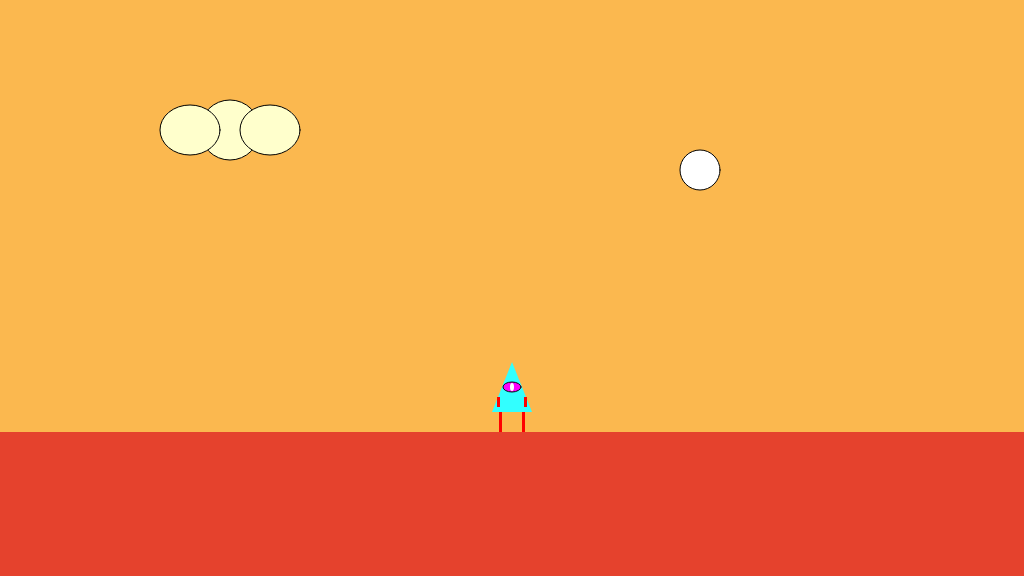
Frame 1 (no input)
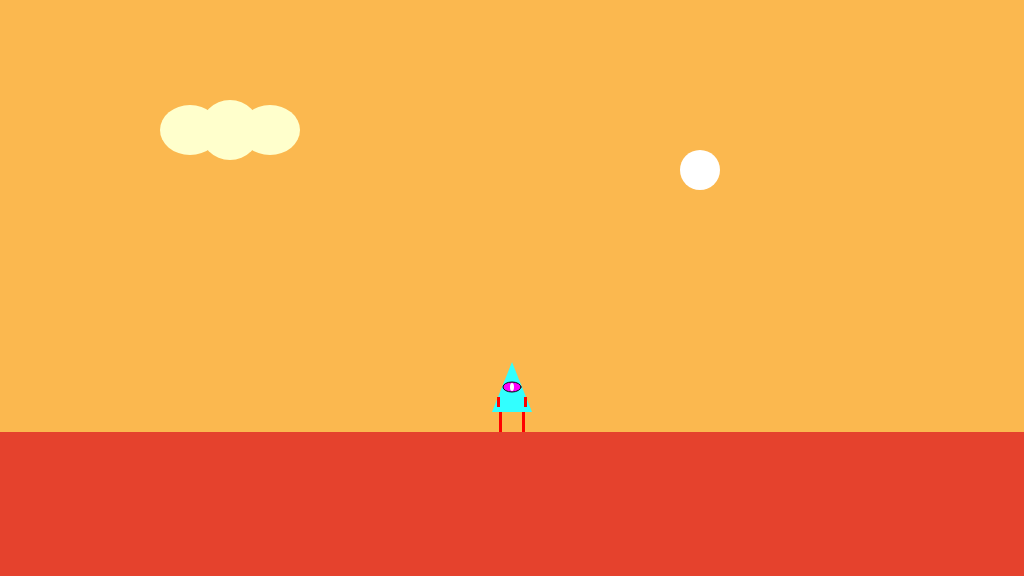
Frame 60 (no input)
Frame 120 (the mouse pressed at the canvas centre since frame 60): identical to frame 60, image omitted

The p5.js sketch that drew these frames (run headless with seeded random() and noise() and a simulated clock; from frame 60 on, the mouse is pressed at the canvas centre):

// p5.js sketch
// ── sketch.js
/*

The Game Project

Week 3

Game interaction

*/

var gameChar_x;
var gameChar_y;
var floorPos_y;
var isLeft;
var isRight;
var isFalling;
var isPlummeting;


function setup()
{
	createCanvas(1024, 576);
	floorPos_y = height * 3/4;
	gameChar_x = width/2;
	gameChar_y = floorPos_y;
	isLeft = false;
	isRight = false;
	isFalling = false;
	isPlummeting = false;
}

function draw()
{

	///////////DRAWING CODE//////////

	background(251,184,79); // fill the sky orange

	// Sun 
	fill(255);
	ellipse(700, 170, 40, 40);

	//1. a cloud in the sky
	//... add your code here
	fill(255,255,204);
	ellipse(230, 130, 60, 60);
	ellipse(270, 130, 60, 50);
	ellipse(190, 130, 60, 50);

	noStroke();
	fill(229,66,45);
	rect(0, floorPos_y, width, height - floorPos_y); //draw some green ground

	//draw the canyon


	//the game character
	if(isLeft && isFalling)
	{
		// add your jumping-left code
		// body
		fill(50, 350, 400);
		triangle(gameChar_x - 20, gameChar_y - 20, gameChar_x + 20, gameChar_y - 20, gameChar_x, gameChar_y - 70);

		// arms
		fill(350, 0, 0);
		rect(gameChar_x - 11, gameChar_y - 55, 3, 12);
		rect(gameChar_x + 7, gameChar_y - 35, 10, 3);

		
		// legs
		fill(350, 0, 0);
		rect(gameChar_x - 8, gameChar_y - 20, 3, 10);
		rect(gameChar_x - 5, gameChar_y - 13, 3, 10);
		rect(gameChar_x, gameChar_y - 20, 3, 10);
		rect(gameChar_x + 3, gameChar_y - 13, 3, 10);
		

		// eyes
		fill(350, 0, 400);
		stroke(5);
		ellipse(gameChar_x - 8, gameChar_y - 45, 6, 10);
		noStroke();
		fill(400, 300, 400);
		ellipse(gameChar_x - 9, gameChar_y - 45, 3, 8);

	}
	else if(isRight && isFalling)
	{
		// add your jumping-right code
		// body
		fill(50, 350, 400);
		triangle(gameChar_x - 20, gameChar_y - 20, gameChar_x + 20, gameChar_y - 20, gameChar_x, gameChar_y - 70);

		// arms
		fill(350, 0, 0);
		rect(gameChar_x - 17, gameChar_y - 35, 10, 3);
		rect(gameChar_x + 10, gameChar_y - 55, 3, 12);

		
		// legs
		fill(350, 0, 0);
		rect(gameChar_x - 8, gameChar_y - 20, 3, 10);
		rect(gameChar_x - 10, gameChar_y - 13, 3, 10);
		rect(gameChar_x, gameChar_y - 20, 3, 10);
		rect(gameChar_x - 3, gameChar_y - 13, 3, 10);
		

		// eyes
		fill(350, 0, 400);
		stroke(5);
		ellipse(gameChar_x + 8, gameChar_y - 45, 6, 10);
		noStroke();
		fill(400, 300, 400);
		ellipse(gameChar_x + 9, gameChar_y - 45, 3, 8);

	}
	else if(isLeft)
	{
		// add your walking left code
		gameChar_x -= 1;
		// body
		fill(50, 350, 400);
		triangle(gameChar_x - 20, gameChar_y - 20, gameChar_x + 20, gameChar_y - 20, gameChar_x, gameChar_y - 70);

		// arms
		fill(350, 0, 0);
		rect(gameChar_x + 7, gameChar_y - 35, 10, 3);

		
		// legs
		fill(350, 0, 0);
		rect(gameChar_x - 8, gameChar_y - 20, 3, 20);
		rect(gameChar_x, gameChar_y - 20, 3, 10);
		rect(gameChar_x + 3, gameChar_y - 13, 3, 10);

		// eyes
		fill(350, 0, 400);
		stroke(5);
		ellipse(gameChar_x - 8, gameChar_y - 45, 6, 10);
		noStroke();
		fill(400, 300, 400);
		ellipse(gameChar_x - 9, gameChar_y - 45, 3, 8);

	}
	else if(isRight)
	{
		// add your walking right code
		gameChar_x += 1;
		// body
		fill(50, 350, 400);
		triangle(gameChar_x - 20, gameChar_y - 20, gameChar_x + 20, gameChar_y - 20, gameChar_x, gameChar_y - 70);

		// arms
		fill(350, 0, 0);
		rect(gameChar_x - 17, gameChar_y - 35, 10, 3);

		
		// legs
		fill(350, 0, 0);
		rect(gameChar_x - 8, gameChar_y - 20, 3, 10);
		rect(gameChar_x - 10, gameChar_y - 13, 3, 10);
		rect(gameChar_x, gameChar_y - 20, 3, 20);
		

		// eyes
		fill(350, 0, 400);
		stroke(5);
		ellipse(gameChar_x + 8, gameChar_y - 45, 6, 10);
		noStroke();
		fill(400, 300, 400);
		ellipse(gameChar_x + 9, gameChar_y - 45, 3, 8);

	}
	else if(isFalling || isPlummeting)
	{
		// add your jumping facing forwards code
		// body
		fill(50, 350, 400);
		triangle(gameChar_x - 20, gameChar_y - 20, gameChar_x + 20, gameChar_y - 20, gameChar_x, gameChar_y - 70);

		// legs
		fill(350, 0, 0);
		rect(gameChar_x - 13, gameChar_y - 20, 3, 10);
		rect(gameChar_x - 14, gameChar_y - 13, 3, 10);
		rect(gameChar_x + 10, gameChar_y - 20, 3, 10);
		rect(gameChar_x + 9, gameChar_y - 13, 3, 10);

		// eyes
		fill(350, 0, 400);
		stroke(10);
		ellipse(gameChar_x, gameChar_y - 45, 18, 10);
		noStroke();
		fill(400, 300, 400);
		ellipse(gameChar_x, gameChar_y - 45, 4, 8);

		// arms
		fill(350, 0, 0);
		rect(gameChar_x - 15, gameChar_y - 45, 3, 10);
		rect(gameChar_x + 12, gameChar_y - 45, 3, 10);

	}
	else
	{
		// add your standing front facing code
		// body
		fill(50, 350, 400);
		triangle(gameChar_x - 20, gameChar_y - 20, gameChar_x + 20, gameChar_y - 20, gameChar_x, gameChar_y - 70);

		// legs
		fill(350, 0, 0);
		rect(gameChar_x - 13, gameChar_y - 20, 3, 20);
		rect(gameChar_x + 10, gameChar_y - 20, 3, 20);

		// eyes
		fill(350, 0, 400);
		stroke(10);
		ellipse(gameChar_x, gameChar_y - 45, 18, 10);
		noStroke();
		fill(400, 300, 400);
		ellipse(gameChar_x, gameChar_y - 45, 4, 8);

		// arms
		fill(350, 0, 0);
		rect(gameChar_x - 15, gameChar_y - 35, 3, 10);
		rect(gameChar_x + 12, gameChar_y - 35, 3, 10);

	}

	///////////INTERACTION CODE//////////
	//Put conditional statements to move the game character below here

}


function keyPressed()
{
	// if statements to control the animation of the character when
	// keys are pressed.
	if(keyCode == 65)
	{
		isLeft = true;
	}

	if(keyCode == 68)
	{
		isRight = true;
	}

	if(keyCode == 87)
	{
		isPlummeting = true;
		gameChar_y = gameChar_y - 100;
	}

	//open up the console to see how these work
	console.log("keyPressed: " + key);
	console.log("keyPressed: " + keyCode);
}

function keyReleased()
{
	// if statements to control the animation of the character when
	// keys are released.
	if(keyCode == 65)
	{
		isLeft = false;
	}
	
	if(keyCode == 68)
	{
		isRight = false;
	}

	if(keyCode == 87)
	{
		isPlummeting = false;
		gameChar_y = gameChar_y + 100;
	}

	console.log("keyReleased: " + key);
	console.log("keyReleased: " + keyCode);

}
